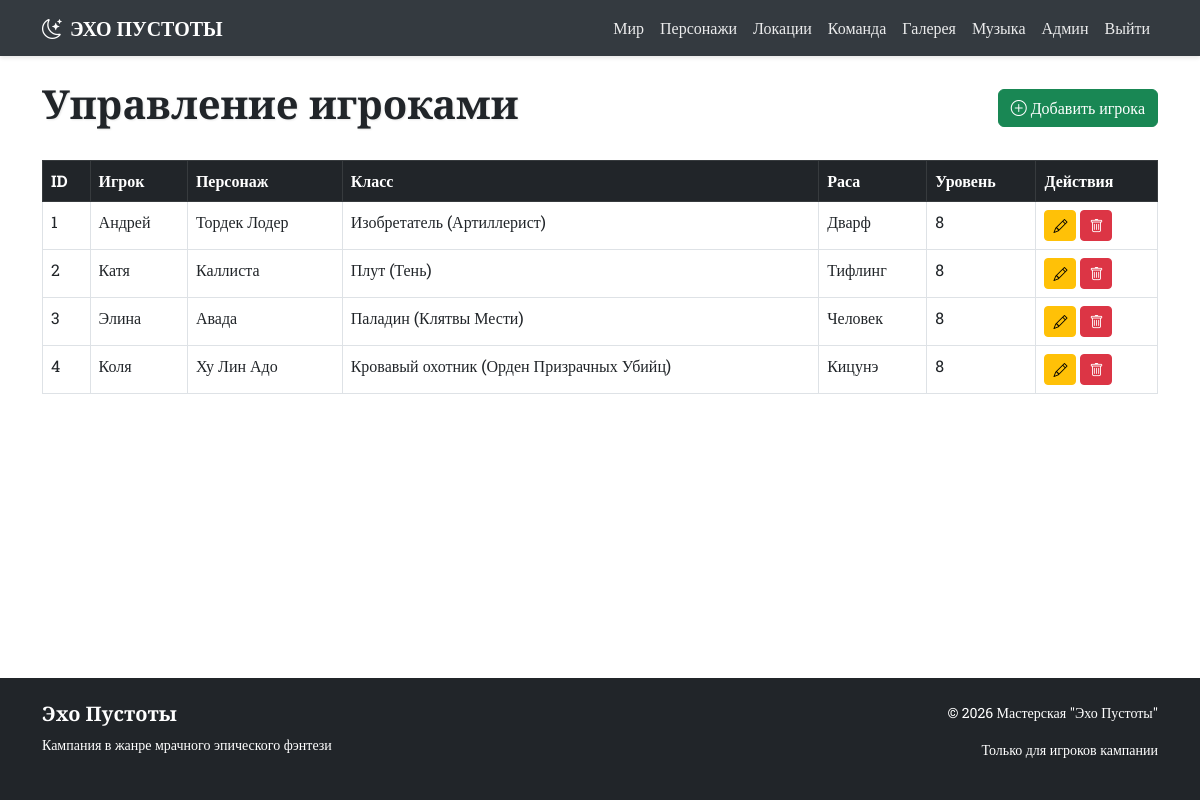
Before: /admin/party (signed in) with the older database file.
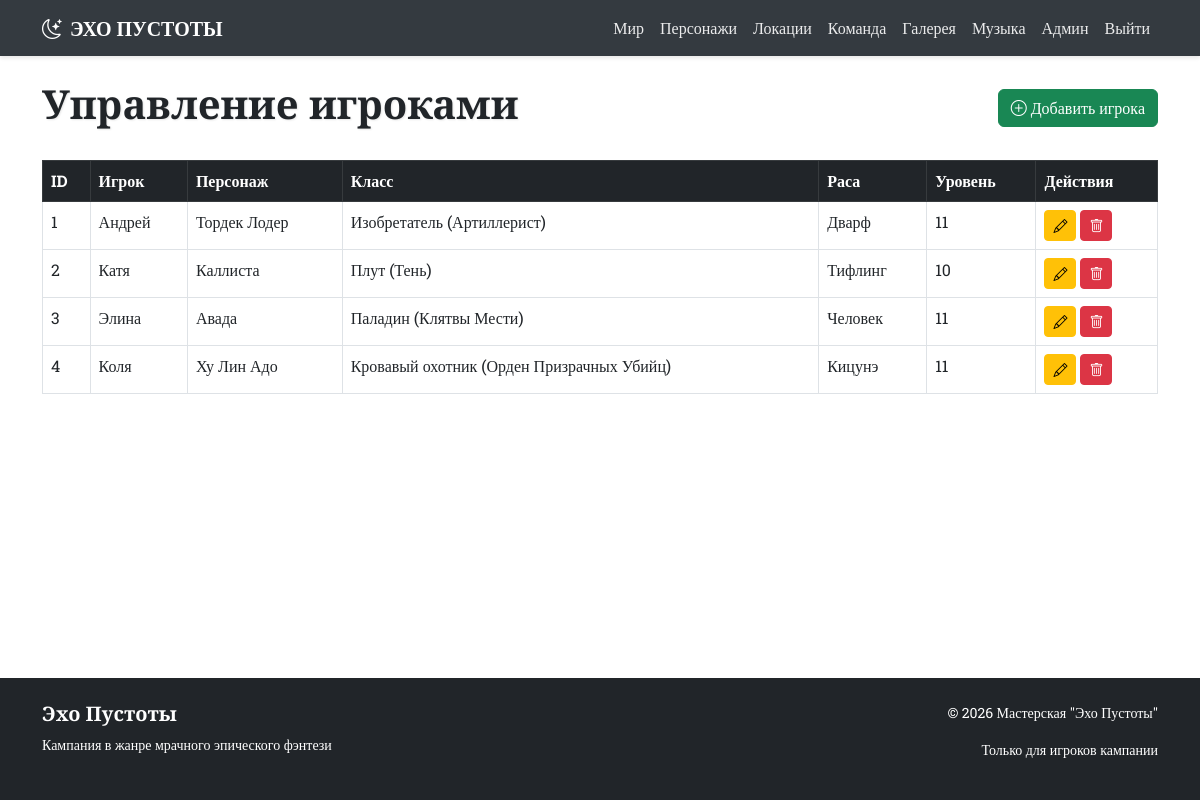
After: the same page with the newer database file.
### app.py (models this page shows)
class PartyMember(db.Model):
    __tablename__ = 'party_members'
    id = db.Column(db.Integer, primary_key=True)
    player_name = db.Column(db.String(100))
    char_name = db.Column(db.String(100), nullable=False)
    char_class = db.Column(db.String(50))
    race = db.Column(db.String(50))
    description = db.Column(db.Text)
    private_notes = db.Column(db.Text)
    player_password = db.Column(db.String(200))
    level = db.Column(db.Integer, default=1)
    portrait_url = db.Column(db.String(300), default='/static/images/placeholders/player.jpg')

### app.py (the view)
@app.route('/admin/party')
@login_required
def admin_party():
    members = PartyMember.query.all()
    return render_template('admin/party.html', members=members)

### app.py (called while the page is built)
@login_manager.user_loader
def load_user(user_id):
    return User.query.get(int(user_id))

### templates/admin/party.html (shortened to what this page needs)
{% extends "base.html" %}
{% block content %}
<div class="d-flex justify-content-between align-items-center mb-4">
    <h1 class="cinzel text-shadow">Управление игроками</h1>
    <a href="{{ url_for('add_party_member') }}" class="btn btn-success">
        <i class="bi bi-plus-circle"></i> Добавить игрока
    </a>
</div>
<div class="table-responsive">
    <table class="table table-bordered table-hover">
        <thead class="table-dark">
            <tr>
                <th>ID</th>
                <th>Игрок</th>
                <th>Персонаж</th>
                <th>Класс</th>
                <th>Раса</th>
                <th>Уровень</th>
                <th>Действия</th>
            </tr>
        </thead>
        <tbody>
            {% for member in members %}
            <tr>
                <td>{{ member.id }}</td>
                <td>{{ member.player_name or '-' }}</td>
                <td>{{ member.char_name }}</td>
                <td>{{ member.char_class or '-' }}</td>
                <td>{{ member.race or '-' }}</td>
                <td>{{ member.level }}</td>
                <td>
                    <a href="{{ url_for('edit_party_member', id=member.id) }}" class="btn btn-sm btn-warning">
                        <i class="bi bi-pencil"></i>
                    </a>
                    <a href="{{ url_for('delete_party_member', id=member.id) }}" class="btn btn-sm btn-danger"
                        onclick="return confirm('Удалить {{ member.char_name }}?')">
                        <i class="bi bi-trash"></i>
                    </a>
                </td>
            </tr>
            {% endfor %}
        </tbody>
    </table>
</div>
{% endblock %}

Changed rows visible on the page:
changed PartyMember "Андрей": level "8" → "11"
changed PartyMember "Катя": level "8" → "10"
changed PartyMember "Элина": level "8" → "11"
changed PartyMember "Коля": level "8" → "11"
